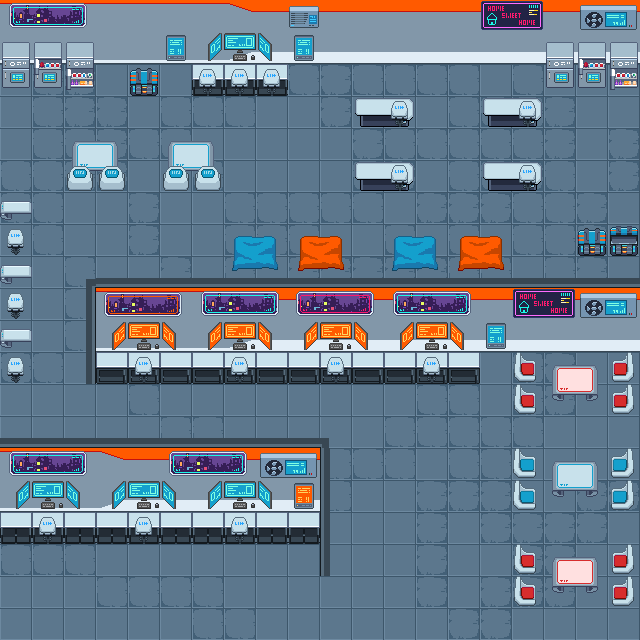

This game map was drawn from its Tiled (.tmx) file and the tilesets committed beside it. A one-line description and the trimmed map source follow:
An orthogonal 20x20 tile map with 32x32 px tiles, 4 tile layers (Chão, Paredes1, Paredes2, Objetos) and 38 objects (4x pontos, 3x Player, 2x velocidade, invencibilidade, fragmento, ...).

<map version="1.10" tiledversion="1.11.2" orientation="orthogonal" renderorder="right-down" width="20" height="20" tilewidth="32" tileheight="32" infinite="0" nextlayerid="10" nextobjectid="43">
 <tileset firstgid="1" source="../graphics/tilesets/pixel-cyberpunk-interior.tsx" />
 <layer id="1" name="Chão" width="20" height="20">
  <data>[400 cells, 400 non-empty, 9 distinct tile ids]</data>
 </layer>
 <layer id="2" name="Paredes1" width="20" height="20">
  <data>[400 cells, 60 non-empty, 14 distinct tile ids]</data>
 </layer>
 <layer id="3" name="Paredes2" width="20" height="20">
  <data>[400 cells, 123 non-empty, 45 distinct tile ids]</data>
 </layer>
 <layer id="4" name="Objetos" width="20" height="20">
  <data>[400 cells, 33 non-empty, 14 distinct tile ids]</data>
 </layer>
 <objectgroup id="6" name="Collisions">
  <object id="1" x="1" y="2.33285" width="639" height="65.3343" />
  <object id="2" x="94" y="289.333" width="546" height="66.6676" />
  <object id="3" x="1" y="449.333" width="327.333" height="68.3343" />
  <object id="4" x="355" y="162.833" width="57.6667" height="17.3343" />
  <object id="5" x="485.5" y="99.3329" width="55" height="16.6676" />
  <object id="6" x="356.5" y="99.3329" width="57.6667" height="16.6676" />
  <object id="7" x="485.5" y="162.666" width="53" height="18.001" />
  <object id="8" x="164.5" y="167.333" width="56" height="23.6676" />
  <object id="9" x="3" y="266.166" width="27" height="9.66763" />
  <object id="10" x="67.3333" y="166.833" width="56" height="25.001" />
  <object id="11" x="1.5" y="201.833" width="29.6667" height="11.001" />
  <object id="12" x="2.5" y="330.166" width="27" height="10.3343" />
  <object id="13" x="553.5" y="364.833" width="43" height="27.3343" />
  <object id="14" x="551.5" y="459.333" width="43" height="29.3343" />
  <object id="15" x="553.5" y="558.333" width="43" height="27.3343" />
  <object id="16" x="575.5" y="228.333" width="64" height="27.3343" />
  <object id="17" x="128.5" y="67.3329" width="32" height="29.3343" />
  <object id="18" x="193.5" y="63.3329" width="94" height="16.3343" />
  <object id="19" x="-6.5" y="25.3329" width="7.72727" height="614.122" />
  <object id="20" x="639.47" y="26.7723" width="7.72727" height="614.122" />
  <object id="21" x="642.803" y="639.606" width="7.72727" height="648.789" rotation="90" />
  <object id="34" x="320" y="437" width="10.5" height="140" />
  <object id="35" x="1.5" y="437.5" width="329" height="10.5" />
  <object id="36" x="-4.5" y="638.5" width="647.5" height="8" />
  <object id="37" x="86.6667" y="279.333" width="9.33333" height="105.333" />
  <object id="38" x="86.6667" y="277.333" width="554" height="11.3333" />
 </objectgroup>
 <objectgroup id="7" name="Boss">
  <object id="22" name="Player" x="37.3333" y="140">
   <properties>
    <property name="direction" value="down" />
    <property name="pos" value="plant" />
   </properties>
   <point />
  </object>
  <object id="23" name="Player" x="593.333" y="172">
   <properties>
    <property name="direction" value="down" />
    <property name="pos" value="plant" />
   </properties>
   <point />
  </object>
  <object id="24" name="Player" x="424" y="467.334">
   <properties>
    <property name="direction" value="down" />
    <property name="pos" value="plant" />
   </properties>
   <point />
  </object>
 </objectgroup>
 <objectgroup id="8" name="Coletaveis">
  <object id="25" name="velocidade" x="128.667" y="260.667">
   <properties>
    <property name="change_direction" type="bool" value="true" />
    <property name="character_id" value="o5" />
    <property name="direction" value="up" />
    <property name="graphic" value="straw" />
    <property name="radius" value="400" />
   </properties>
   <point />
  </object>
  <object id="27" name="invencibilidade" x="416" y="606.667">
   <properties>
    <property name="change_direction" type="bool" value="true" />
    <property name="character_id" value="o5" />
    <property name="direction" value="up" />
    <property name="graphic" value="straw" />
    <property name="radius" value="400" />
   </properties>
   <point />
  </object>
  <object id="29" name="pontos" x="209" y="417.334">
   <properties>
    <property name="change_direction" type="bool" value="true" />
    <property name="character_id" value="o5" />
    <property name="direction" value="up" />
    <property name="graphic" value="straw" />
    <property name="radius" value="400" />
   </properties>
   <point />
  </object>
  <object id="30" name="pontos" x="544" y="261.333">
   <properties>
    <property name="change_direction" type="bool" value="true" />
    <property name="character_id" value="o5" />
    <property name="direction" value="up" />
    <property name="graphic" value="straw" />
    <property name="radius" value="400" />
   </properties>
   <point />
  </object>
  <object id="31" name="pontos" x="614.667" y="549.333">
   <properties>
    <property name="change_direction" type="bool" value="true" />
    <property name="character_id" value="o5" />
    <property name="direction" value="up" />
    <property name="graphic" value="straw" />
    <property name="radius" value="400" />
   </properties>
   <point />
  </object>
  <object id="32" name="pontos" x="318.667" y="102.667">
   <properties>
    <property name="change_direction" type="bool" value="true" />
    <property name="character_id" value="o5" />
    <property name="direction" value="up" />
    <property name="graphic" value="straw" />
    <property name="radius" value="400" />
   </properties>
   <point />
  </object>
  <object id="41" name="fragmento" x="456" y="162">
   <point />
  </object>
  <object id="42" name="velocidade" x="599" y="439">
   <properties>
    <property name="change_direction" type="bool" value="true" />
    <property name="character_id" value="o5" />
    <property name="direction" value="up" />
    <property name="graphic" value="straw" />
    <property name="radius" value="400" />
   </properties>
   <point />
  </object>
 </objectgroup>
 <objectgroup id="9" name="player_start">
  <object id="33" name="player_start" x="55.5" y="599.167">
   <point />
  </object>
 </objectgroup>
</map>
